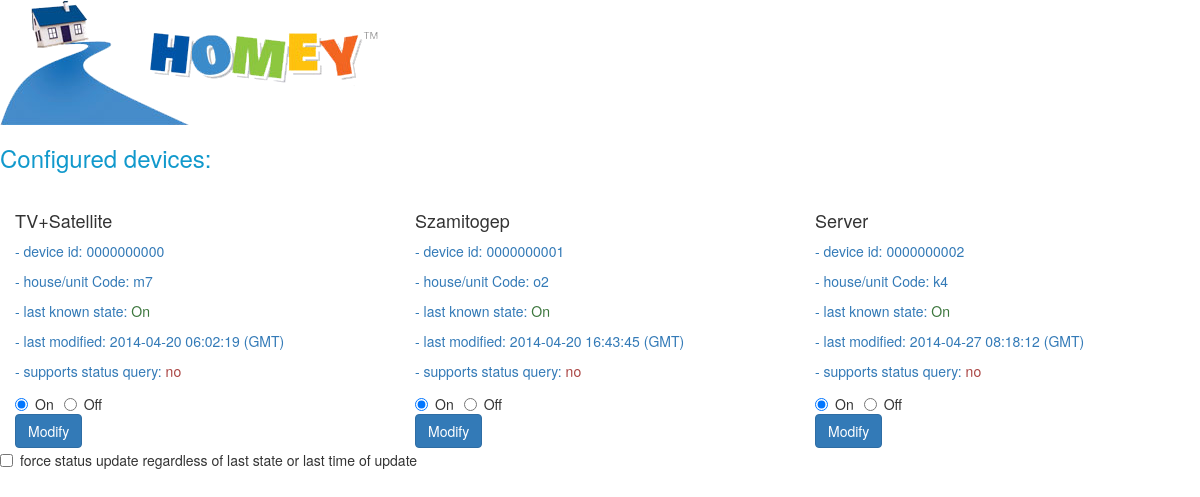
/Webpage/index.php, run on an earlier commit of the app's database.
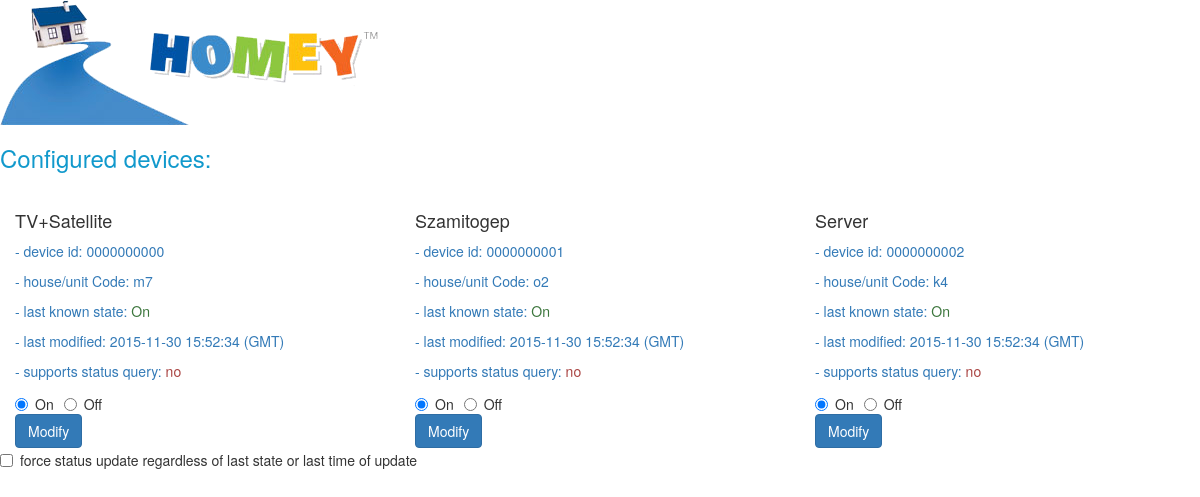
And on a later commit of the database.
### tables this page shows
CREATE TABLE IF NOT EXISTS `devices` (
  `id` int(10) unsigned zerofill DEFAULT NULL COMMENT 'index',
  `Name` varchar(32) DEFAULT NULL COMMENT 'Name of device',
  `Housecode` varchar(1) DEFAULT NULL,
  `Unitcode` int(15) DEFAULT NULL,
  `LastState` tinyint(1) DEFAULT NULL,
  `LastModified` int(11) DEFAULT NULL,
  `SupportsStatus` tinyint(1) DEFAULT NULL
);

### Webpage/index.php (the view, shortened to what this page needs)
<!DOCTYPE html>
<html lang="en">
  <head>
	<link rel="stylesheet" href="https://maxcdn.bootstrapcdn.com/bootstrap/3.3.5/css/bootstrap.min.css">
	<link rel="stylesheet" href="style.css">
  </head>
  <body>
  <div><img src="/img/homey.png" alt="Homey"></div>
  <?php
if ( (isset($_POST['action'])) && ($_POST['action'] == 'submitted') && (!isset($_POST['Back'])) )
{
	$con=mysqli_connect($config['host'],$config['username'],$config['password'],$config['dbname']);
	if (mysqli_connect_errno())
	{
		write_to_log(LOG_ERR, "<br>Failed to connect to MySQL: " . mysqli_connect_error(), 1);
		die;
	}
	else
	{
		$result = mysqli_query($con,"SELECT * FROM devices");
		if (!$result)
		{
			write_to_log(LOG_ERR, "<br>Mysql query failed:".mysqli_error($con), 1);
			die;
		}
		else
		{
		}
		echo "<br>";
		if($_POST['force_update']=="1")
		{
			write_to_log(LOG_INFO, "<font color='#CC3300'> Sending command to all devices regardless of last state or update time!</font>", 1);
			$index=0;
			while($row = mysqli_fetch_array($result))
			{
				$testval="Status".$row['id'];
				write_to_log(LOG_INFO, 'Modified '.$row['Name'].' from '.$row['LastState'].' to '.$_POST[$testval].' <font color="#33CC33">-ok </font>', 1);
				$modified[$index]['id']=$row['id'];
				$modified[$index]['newstatus']= $_POST[$testval];
				$index++;
			}
		}
		else
		{
			$index=0;
			while($row = mysqli_fetch_array($result))
			{
				$testval="Status".$row['id'];
				if ($_POST[$testval]!=$row['LastState'])
				{
					write_to_log(LOG_INFO, 'Modified '.$row['Name'].' from '.$row['LastState'].' to '.$_POST[$testval].' <font color="#33CC33">-ok </font>', 1);
					$diff = time() - $row['LastModified'];
					if (($diff<SECONDS_MIN) || $diff<0)
					{
						if ($diff>=0)
						{
							write_to_log(LOG_INFO, " - ignored, you must still wait ".(SECONDS_MIN-$diff)." seconds",1);
						}
						else
						{
							write_to_log(LOG_INFO, " - ignored, last saved date is in the future", 1);
						}
					}
					else
					{
					   write_to_log (LOG_INFO, "Command accepted",1);
					   $modified[$index]['id']=$row['id'];
					   $modified[$index]['newstatus']= $_POST[$testval];
					   $index++;
					}
				}
			}
		}
	for ($i=0; $i<$index; $i++)
	{
		$query_string =" UPDATE devices SET  LastState=".$modified[$i]['newstatus'].", LastModified=".time()." WHERE id=".$modified[$i]['id'];
		$result = mysqli_query($con,$query_string);
		if (!$result)
		{
			write_to_log(LOG_ERR, "Query failed. Error:".mysqli_error($con),1);
		}
		else
		{
		}
		$query_string =" INSERT INTO log (Deviceid, LastState, LastModified) VALUES (".$modified[$i]['id'].",".$modified[$i]['newstatus'].",".time().")";
		$result = mysqli_query($con,$query_string);
		if (!$result)
		{
			write_to_log(LOG_ERR, "Query failed. Error:".mysqli_error($con),1);
		}
		else
		{
		}
	}
	$query_string = "SELECT * FROM devices WHERE id in (";
	$i=0;
	while ($i<$index)
	{
		$query_string=$query_string.$modified[$i]['id'];
		if ($i!=$index-1)
		{
			$query_string=$query_string.",";
		}
		else
		{
			$query_string=$query_string.")";
		}
		$i++;
	}
	$result = mysqli_query($con,$query_string);
	$x10command="";
	$nr_of_results=0;
	while($row = mysqli_fetch_array($result))
	{
		$x10command = $row['Housecode'].$row['Unitcode'];
		write_to_log(LOG_INFO,'Setting '.$row['Name'].' ('.$x10command.')'.' relay to '.$row['LastState'],1);
		if ($row['LastState'])
		{
			$shell_exec = "/var/www/html/execheyu.sh on ".$x10command;
		}
		else
		{
			$shell_exec = "/var/www/html/execheyu.sh off ".$x10command;
		}
		write_to_log (LOG_INFO, $shell_exec,0);
		$resp = shell_exec($shell_exec);
		write_to_log( LOG_INFO, $resp,0);
		if ($row['SupportsStatus'])
		{
			write_to_log (LOG_INFO, "Reading back the status:",1);
			$shell_exec = "/var/www/html/heyustatus.sh ".$x10command;
			write_to_log(LOG_INFO, $shell_exec,1);
		}
		else
		{
		}
		$nr_of_results++;
	}
	if ($nr_of_results==0)
	{
		write_to_log(LOG_INFO,  "No status change was performed", 1);
	}
	else
	{
		write_to_log (LOG_INFO,  'Summary:   - number of status changes: '.($nr_of_results),1)	;
	}
	}
	notify_homey_app_about_DB_update();
	mysqli_close($con);
	echo "<form method='post' action='$PHP_SELF'>";
	echo "<input type='submit' name='Back' value='Back'>";
	echo "</FORM>";
}
else
{
	$con=mysqli_connect($config['host'],$config['username'],$config['password'],$config['dbname']);
	$result = mysqli_query($con,"SELECT * FROM devices");
	echo "<form method='post' action='$PHP_SELF'>";
	echo "<font color='#1199CC'><h3>Configured devices:</h3></font>";
	echo "<br>";
	echo '<div class="container-fluid">';
	echo '<div class="row">';
	while($row = mysqli_fetch_array($result))
	{
		echo '<div class="col-md-4">';
		echo "<h4>".$row['Name']."</h4>";
		echo '<p class="text-primary">';
		echo "- device id: ".$row['id'];
		echo '</p>';
		echo '<p class="text-primary">';
		echo "- house/unit Code: ".$row['Housecode'].$row['Unitcode'];
		echo "</p>";
		echo '<p class="text-primary">- last known state: ';
		if ($row['LastState'])
		{
			echo '<span class="text-success">';
			echo "On";
			echo '</span></p>';
		}
		else
		{
			echo '<span class="text-danger">';
			echo "Off";
			echo '</span></p>';
		}
		echo '<p class="text-primary">';
		echo "- last modified: ";
		echo gmdate("Y-m-d H:i:s ", $row['LastModified']);
		echo " (GMT)";
		echo '</p>';
		echo '<p class="text-primary">- supports status query: ';
		if ($row['SupportsStatus'])
		{
			echo '<span class="text-success">';
			echo "Yes";
			echo '</span></p>';
		}
		else
		{
			echo '<span class="text-danger">';
			echo "no";
			echo '</span></p>';
		}
		if ($row['LastState'])
		{
			$button_checked_on="checked";
			$button_checked_off="";
		}
		else
		{
			$button_checked_off="checked";
			$button_checked_on="";
		}
		echo "<label class='radio-inline'>";
			echo "<input type='radio' name='Status".$row['id']."' value='1' ".$button_checked_on."> On";
		echo "</label>";
		echo "<label class='radio-inline'>";
			echo "<input type='radio' name='Status".$row['id']."' value='0' ".$button_checked_off."> Off";
		echo "</label>";
		echo "<br>";
		echo "<button type='submit' class='btn btn-primary' name='Submit".$row['id']."'>Modify</button>";
		echo "</div>";
	}
	echo "</div>";
	echo "</div>";
	echo "<label class='checkbox-inline'>";
		echo "<input type='checkbox' name='force_update' value='1'> force status update regardless of last state or last time of update";
	echo "</label>";
	echo "</FORM>";
}
?>
  </body>
</html>

### Webpage/style.css (style rules this page uses)
p { text:black; }

What changed in the data, as far as the page shows it:
changed devices "TV+Satellite": LastModified "2014-04-20 06:02:19" → "2015-11-30 15:52:34"
changed devices "Szamitogep": LastModified "2014-04-20 16:43:45" → "2015-11-30 15:52:34"
changed devices "Server": LastModified "2014-04-27 08:18:12" → "2015-11-30 15:52:34"
